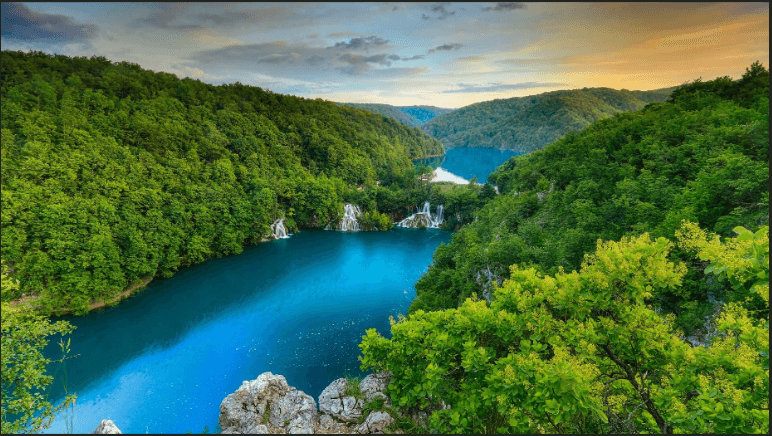
#> input picture images/kmeans.png, 772 x 436 px, found by its file name
$ python clustering_kmeans.py
#> lines starting #> are read from the running program, lines starting #| are printed output that depends on the picture

import numpy as np
import matplotlib.pyplot as plt
import cv2

# Read in the image
image = cv2.imread('images/kmeans.png')
#> image is the input picture: shape (436, 772, 3); mean B, G, R 73.1, 111.6, 75

# Change color to RGB (from BGR)
image = cv2.cvtColor(image, cv2.COLOR_BGR2RGB)

# Reshaping the image into a 2D array of pixels and 3 color values (RGB)
pixel_vals = image.reshape((-1,3))

# Convert to float type
pixel_vals = np.float32(pixel_vals)

#the below line of code defines the criteria for the algorithm to stop running,
#which will happen is 100 iterations are run or the epsilon (which is the required accuracy)
#becomes 85%
criteria = (cv2.TERM_CRITERIA_EPS + cv2.TERM_CRITERIA_MAX_ITER, 100, 0.85)

# then perform k-means clustering wit h number of clusters defined as 3
#also random centres are initially choosed for k-means clustering
k = 3
retval, labels, centers = cv2.kmeans(pixel_vals, k, None, criteria, 10, cv2.KMEANS_RANDOM_CENTERS)
#> retval = 1.07e+09; centers = [[13.04, 134.4, 185.3], [153.3, 160.3, 128.5], [52.34, 87.12, 30.72]]

# convert data into 8-bit values
centers = np.uint8(centers)
#> centers = [[13, 134, 185], [153, 160, 128], [52, 87, 30]]
segmented_data = centers[labels.flatten()]

# reshape data into the original image dimensions
segmented_image = segmented_data.reshape((image.shape))
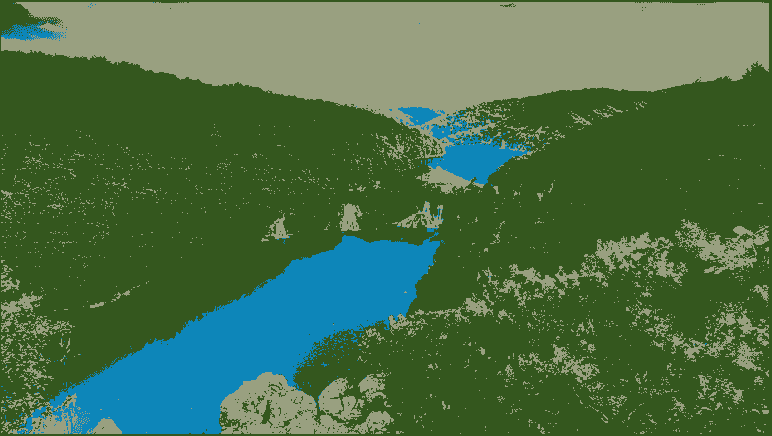
#> segmented_image: shape (436, 772, 3); mean R, G, B 74.7, 111.4, 72.5

# Hiển thị ảnh
fig = plt.figure(figsize=(16, 9))  # Tạo vùng vẽ tỷ lệ 16:9
 #Tạo 2 vùng vẽ con
(ax1, ax2)= fig.subplots(1, 2)

# Đọc và hiển thị ảnh gốc
ax1.imshow(image, cmap='gray')
ax1.set_title('Ảnh gốc')

ax2.imshow(segmented_image)
ax2.set_title('Ảnh phân đoạn dựa trên clustering - Kmeans')

plt.show()
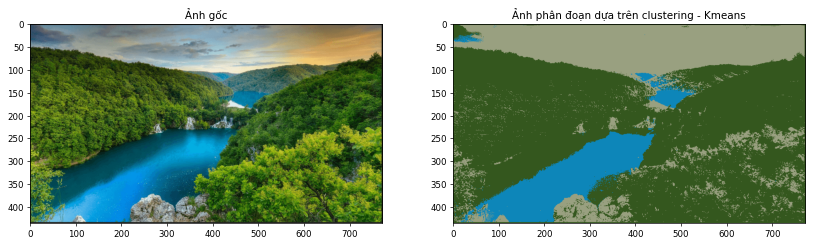
#> figure drawn by matplotlib, 2 panels

$ run again, with images/Anh_nhieu_de_loc_Trung_binh.tif saved as images/kmeans.png
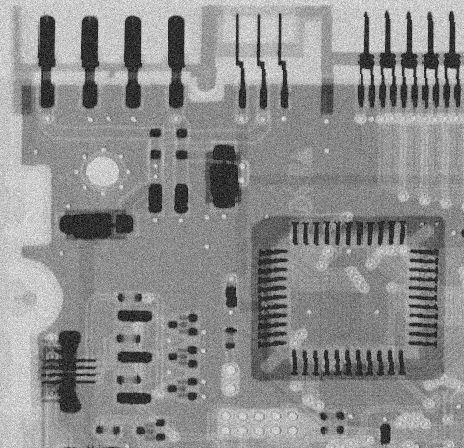
#> input picture images/Anh_nhieu_de_loc_Trung_binh.tif, 464 x 448 px, found by its file name
#> image is the input picture: shape (448, 464, 3); min 0, max 255, mean 141.7
#> `retval, labels, centers = cv2.kmeans(pixel_vals, k, None, criteria, 10..`: retval = 163260453.7; centers = [[56.2, 56.2, 56.2], [189.9, 189.9, 189.9], [137.4, 137.4, 137.4]]
#> `centers = np.uint8(centers)`: centers = [[56, 56, 56], [189, 189, 189], [137, 137, 137]]
#> `segmented_image = segmented_data.reshape((image.shape))`:
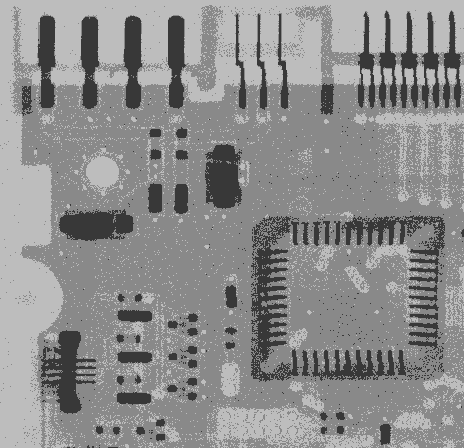
#> segmented_image: shape (448, 464, 3); min 56, max 189, mean 141.1
#> `plt.show()`:
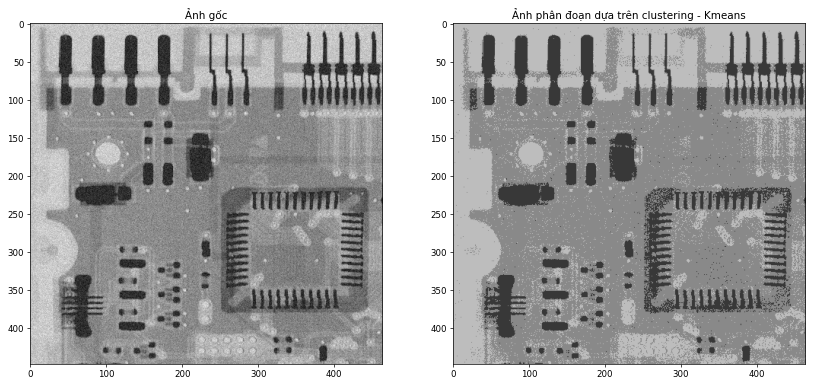
#> figure drawn by matplotlib, 2 panels
